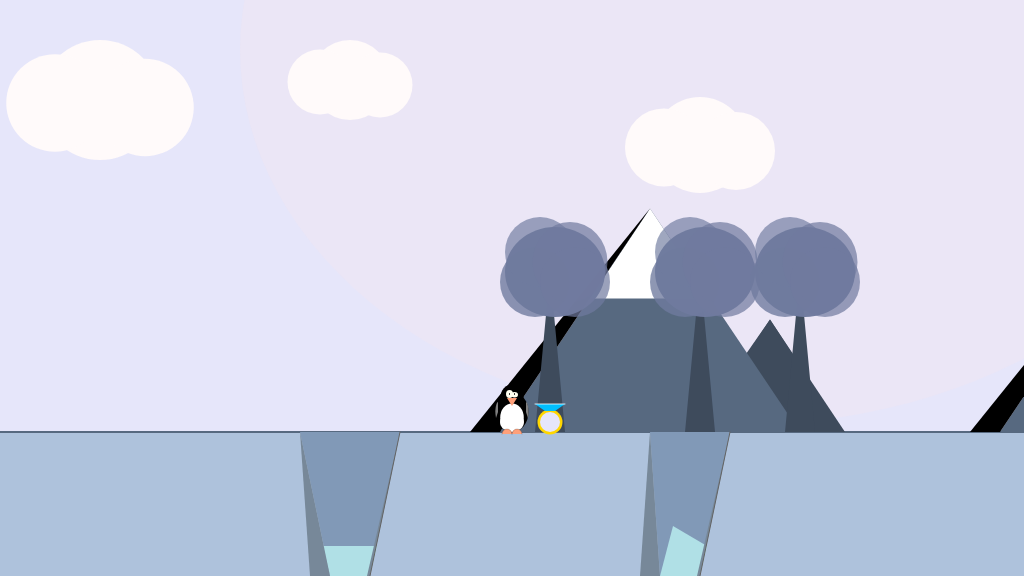
Frame 1 (no input)
Frame 60 (no input): identical to frame 1, image omitted
Frame 120 (the mouse pressed at the canvas centre since frame 60): identical to frame 1, image omitted

The p5.js sketch that drew this single still picture (run headless with seeded random() and noise() and a simulated clock; from frame 60 on, the mouse is pressed at the canvas centre):

// p5.js sketch
// ── sketch.js
/*

The Game Project 4 - Side scrolling

Week 6

*/

var gameChar_x;
var gameChar_y;
var floorPos_y;
var isLeft;
var isRight;
var scrollPos;

var clouds;
var mountains;
var trees_x;
var canyons;
var collectables;

function setup()
{
	createCanvas(1024, 576);
	floorPos_y = height * 3/4;
	gameChar_x = width/2;
	gameChar_y = floorPos_y;

	// Boolean variables to control the movement of the game character.
	isLeft = false;
	isRight = false;

	// Variable to control the background scrolling.
	scrollPos = 0;
    
	// Initialise arrays of scenery objects.
    
    trees_x = [550, 700, 800, 1550, 1650, 2000, 2050];
    
    clouds = [{
        x_pos: 100,
        y_pos: 100,
        scale: 1.5}, 
        {
        x_pos: 350,
        y_pos: 80,
        scale: 1}, 
        {
        x_pos: 700,
        y_pos: 145,
        scale: 1.2},
        {
        x_pos: 1300,
        y_pos: 90,
        scale: 1.4},
        {
        x_pos: 1600,
        y_pos: 110,
        scale: 1.1},
        {
        x_pos: 2000,
        y_pos: 150,
        scale: 1.2
        }];
        
    
    canyons = [{
        x_pos: 300,
        y_pos: floorPos_y,
        width: 100},
        {
        x_pos: 650,
        y_pos: floorPos_y,
        width: 80}, 
        {
        x_pos: 1200,
        y_pos: floorPos_y,
        width: 100},
        {
        x_pos: 1700,
        y_pos: floorPos_y,
        width: 85},
        {
        x_pos: 2400,
        y_pos: floorPos_y,
        width: 90}
        ];
    
    mountains = [{
        x_pos: 500,
        y_pos: floorPos_y,
        scale: 1.5},
        {
        x_pos: 1000,
        y_pos: floorPos_y,
        scale: 1.5},
        {
        x_pos: 1250,
        y_pos: floorPos_y,
        scale: 1.2},
        {
        x_pos: 2000,
        y_pos: floorPos_y,
        scale: 1.4}
        ];
    
    collectables = [{
        x_pos: 550,
        y_pos: floorPos_y-10,
        scale: 1,
        isFound: false},
        {
        x_pos: 1500,
        y_pos: floorPos_y-10,
        scale: 1,
        isFound: false},
        {
        x_pos: 2340,
        y_pos: floorPos_y-10,
        scale: 1,
        isFound: false}];
}

function draw()
{
	background(230,230,250); //fill the sky 
    noStroke();
	fill(174,194,220);
	rect(0, floorPos_y, width, height - floorPos_y); //draw the ground  
    stroke(87,105,128);
    strokeWeight(2);
    line(0, 432, 1024, 432); //horizontal line
    noStroke();
    fill(255,228,225, 45); // ambient "light"
    ellipse(740, 50, 1000, 750);
    noFill();
    
    push();
    
    translate(scrollPos,0);
    
	// Draw clouds[i]s.
    
    for(var i = 0; i < clouds.length; i++){
        noStroke();
        fill(255, 250, 250);
        ellipse(clouds[i].x_pos, clouds[i].y_pos, 80*clouds[i].scale, 80*clouds[i].scale); // inner circle
        ellipse(clouds[i].x_pos-30*clouds[i].scale, clouds[i].y_pos+2*clouds[i].scale, 65*clouds[i].scale, 65*clouds[i].scale); //left circle
        ellipse(clouds[i].x_pos+30*clouds[i].scale, clouds[i].y_pos+5*clouds[i].scale, 65*clouds[i].scale, 65*clouds[i].scale); //right circle
    }

	// Draw mountains.
    for(var i = 0; i < mountains.length; i++){
        fill(62, 75, 92);
        triangle(mountains[i].x_pos+130*mountains[i].scale, mountains[i].y_pos, mountains[i].x_pos+180*mountains[i].scale, mountains[i].y_pos-75*mountains[i].scale, mountains[i].x_pos+230*mountains[i].scale, mountains[i].y_pos); //small mountains[i]
        triangle(mountains[i].x_pos+164*mountains[i].scale, mountains[i].y_pos-52*mountains[i].scale, mountains[i].x_pos+180*mountains[i].scale, mountains[i].y_pos-75*mountains[i].scale, mountains[i].x_pos+195*mountains[i].scale, mountains[i].y_pos-52*mountains[i].scale);//snow small
        fill(87,105,128);
        triangle(mountains[i].x_pos, mountains[i].y_pos, mountains[i].x_pos+100*mountains[i].scale, mountains[i].y_pos-149*mountains[i].scale, mountains[i].x_pos+200*mountains[i].scale, mountains[i].y_pos);//big mountains[i]
        fill(255);
        triangle(mountains[i].x_pos+60*mountains[i].scale, mountains[i].y_pos-89*mountains[i].scale ,mountains[i].x_pos+100*mountains[i].scale, mountains[i].y_pos-149*mountains[i].scale, mountains[i].x_pos+140*mountains[i].scale, mountains[i].y_pos-89*mountains[i].scale); //snow big
        noStroke();
        fill(0);
        triangle(mountains[i].x_pos, mountains[i].y_pos, mountains[i].x_pos-20*mountains[i].scale, mountains[i].y_pos, mountains[i].x_pos+100*mountains[i].scale, mountains[i].y_pos-149*mountains[i].scale);//shadow for big mountains[i]
    }

	// Draw trees.
    for(var i = 0; i < trees_x.length; i++){
        //tree 
        fill(62, 75, 92);  //trunk
        triangle(trees_x[i]-15, floorPos_y, trees_x[i], floorPos_y-160, trees_x[i]+15, floorPos_y);
        //tree top, several ellipses
        fill(112, 123, 159,250);
        ellipse(trees_x[i]+5, floorPos_y-160, 100, 90);
        fill(112, 123, 159, 200);
        ellipse(trees_x[i]-15, floorPos_y-150, 70, 70);
        fill(112, 123, 159, 170);
        ellipse(trees_x[i]-10, floorPos_y-180, 70, 70);
        fill(112, 123, 159, 180);
        ellipse(trees_x[i]+20, floorPos_y-170, 75, 80);
        ellipse(trees_x[i]+25, floorPos_y-150, 70, 70);
    }

	// Draw canyons
    
    for(var i = 0; i < canyons.length; i++){
        fill(129,153,183);
        quad(canyons[i].x_pos , floorPos_y, canyons[i].x_pos+canyons[i].width-70, height, canyons[i].x_pos+canyons[i].width-30, height, canyons[i].x_pos+canyons[i].width, floorPos_y); //outer shape
        fill(176,224,230);
        quad(canyons[i].x_pos+23, height+canyons[i].width-130, canyons[i].x_pos+canyons[i].width-70,height, canyons[i].x_pos+canyons[i].width-30, height, canyons[i].x_pos+canyons[i].width-23, height-30);
        fill(119, 136, 153);
        triangle(canyons[i].x_pos , floorPos_y, canyons[i].x_pos+canyons[i].width-90, height, canyons[i].x_pos+canyons[i].width-70, height);
        triangle(canyons[i].x_pos+canyons[i].width, floorPos_y, canyons[i].x_pos+canyons[i].width-30,height, canyons[i].x_pos+canyons[i].width-33,height);
        stroke(100);
        strokeWeight(1);
        line(canyons[i].x_pos+canyons[i].width-30, height, canyons[i].x_pos+canyons[i].width, floorPos_y);
        noStroke();
    }

	// Draw collectable items
    for(var i=0; i < collectables.length; i++){
        if(!collectables[i].isFound){
        //collectable item, a diamant ring
        fill(255, 215, 0);
        ellipse(collectables[i].x_pos, collectables[i].y_pos, 25*collectables[i].scale, 25*collectables[i].scale);
        fill(230,230,250);
        ellipse(collectables[i].x_pos, collectables[i].y_pos, 20*collectables[i].scale, 20*collectables[i].scale);
        fill(0,191,255);
        quad(collectables[i].x_pos-15*collectables[i].scale, 
             collectables[i].y_pos-18*collectables[i].scale, 
             collectables[i].x_pos-5*collectables[i].scale, 
             collectables[i].y_pos-11*collectables[i].scale, 
             collectables[i].x_pos+5*collectables[i].scale, 
             collectables[i].y_pos-11*collectables[i].scale, 
             collectables[i].x_pos+15*collectables[i].scale, 
             collectables[i].y_pos-18*collectables[i].scale);
        stroke(255, 255, 255, 200);
        strokeWeight(1*collectables[i].scale);
        line(collectables[i].x_pos-15*collectables[i].scale, 
             collectables[i].y_pos-18*collectables[i].scale, 
             collectables[i].x_pos+15*collectables[i].scale, 
             collectables[i].y_pos-18*collectables[i].scale);
        noStroke();
        }
    }
    
    pop();

	// Draw the game character - this must be last
    
    noStroke();
    fill(0);
    ellipse(gameChar_x, gameChar_y - 35, 23, 25); //head
    fill(0);
    ellipse(gameChar_x, gameChar_y - 20, 33, 40); // body
    fill(255);
    ellipse(gameChar_x, gameChar_y-14.5, 23.5, 28);//belly1
    noStroke();
    ellipse(gameChar_x, gameChar_y-10, 24, 20);//belly2
    fill(255, 255, 240);
    ellipse(gameChar_x - 2.5, gameChar_y - 38, 7, 8); //eye1
    ellipse(gameChar_x + 2.5, gameChar_y - 37.3, 7, 5.5); //eye2
    fill(0);
    ellipse(gameChar_x -2.5, gameChar_y - 38, 1, 2); //iris1
    ellipse(gameChar_x +2.5, gameChar_y - 38, 1,2 ); //iris2
    fill(255, 160, 122);
    stroke(0);
    strokeWeight(0.2);
    arc(gameChar_x-5, gameChar_y+2, 10, 10, PI, 2*PI); // foot1 
    arc(gameChar_x+5, gameChar_y+2, 10, 10, PI, 2*PI);// foot2
    noStroke()
    smooth();
    triangle(gameChar_x-5, gameChar_y - 34, gameChar_x+5, gameChar_y - 34, gameChar_x, gameChar_y - 26 ); //mouth
    fill(128);
    arc(gameChar_x - 14, gameChar_y - 20, 5, 20, 1.2*PI/2, 3*PI/2); //wing1
    arc(gameChar_x + 14, gameChar_y - 20, 5, 20, 3*PI/2, 0.8*PI/2,); //wing2

	//////// Game character logic ///////
	// Logic to move

	if(isLeft)
	{
		if(gameChar_x > width * 0.2)
		{
			gameChar_x -= 5;
		}
		else
		{
			scrollPos += 5;
		}
	}

	if(isRight)
	{
		if(gameChar_x < width * 0.8)
		{
			gameChar_x  += 5;
		}
		else
		{
			scrollPos -= 5; // negative for moving against the background
		}

	}
}

function keyPressed()
{

	if(key == 'A' || keyCode == 37)
	{
		isLeft = true;
	}

	if(key == 'D' || keyCode == 39)
	{
		isRight = true;
	}

}

function keyReleased()
{
	if(key == 'A' || keyCode == 37)
	{
		isLeft = false;
	}

	if(key == 'D' || keyCode == 39)
	{
		isRight = false;
	}
}
